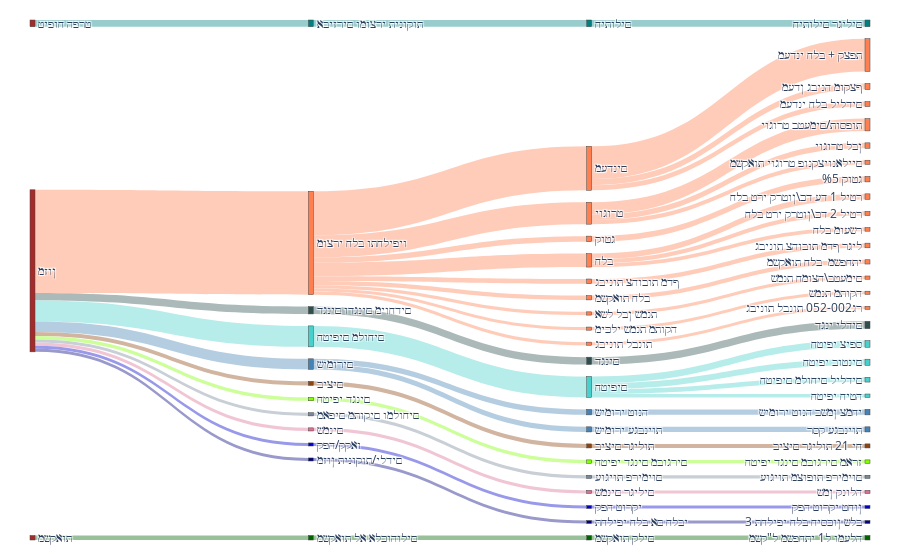
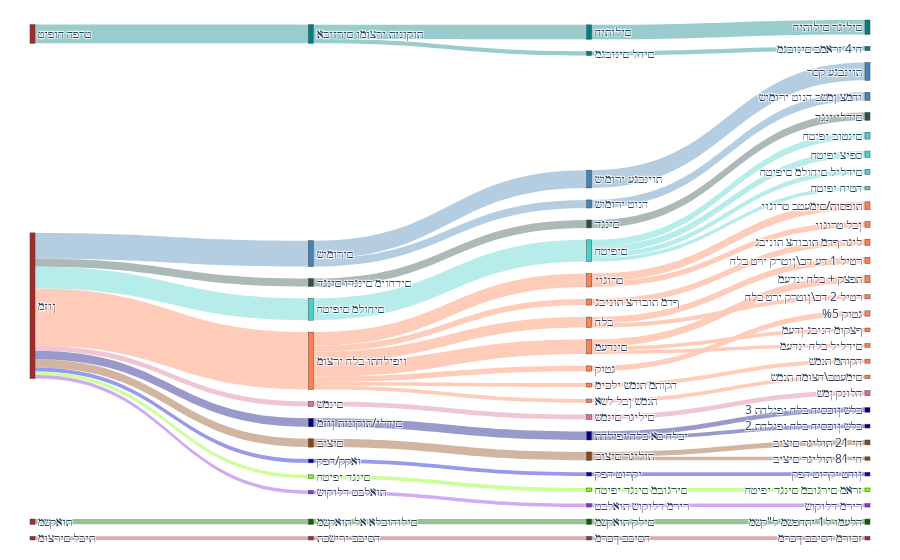
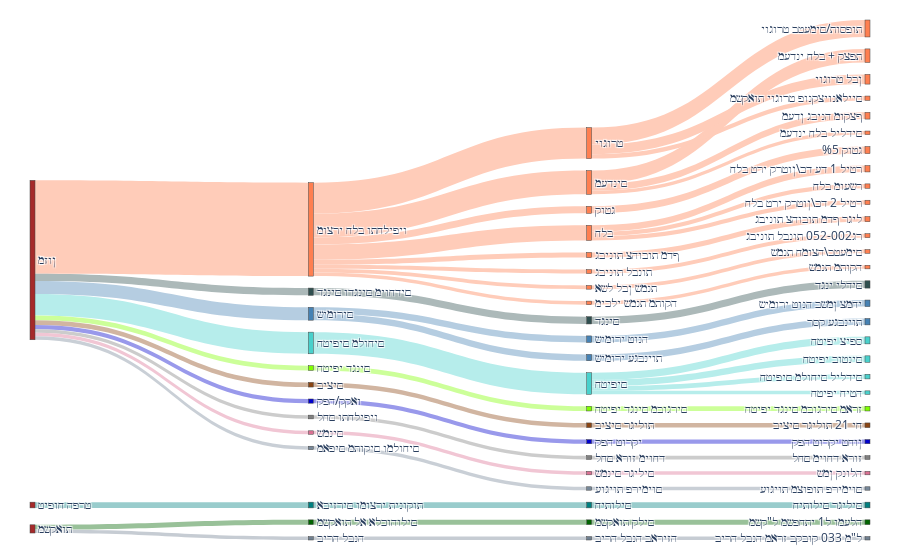
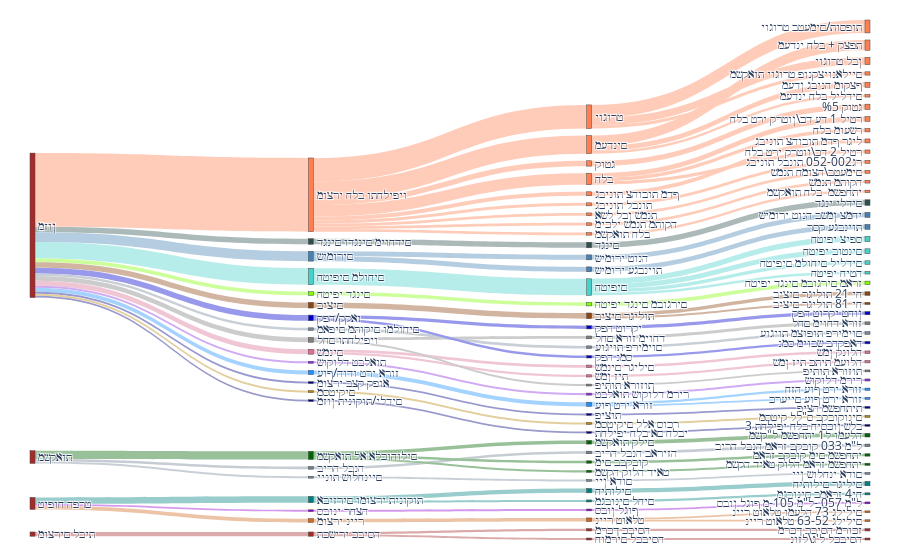

Notebook code for these charts, in order:
### Code cell
X, i_t_n, clf, importance_matrix = run_experiment(price_vectors, [3], n_clusters=8, norm='user', tf_function=None, idf_function=None)
viz_silhoette(X, clf, 8, title='Silhoette score using prices[only level 3]')
viz_clustering(X, i_t_n, clf)

### Figure 1 — Plotly figure (JSON) as saved in the notebook; plotly's stock layout.template omitted (floating-point values rounded to 4 significant figures)
{"data": [{"link": {"color": ["#ffccb9", "#ffccb9", "#ffccb9", "#ffccb9", "#ffccb9", "#acb9b9", "#acb9b9", "#acb9b9", "#99cccc", "#99cccc", "#99cccc", "#b6edeb", "#b6edeb", "#b6edeb", "#ffccb9", "#b6edeb", "#ffccb9", "#ffccb9", "#ffccb9", "#ffccb9", "#b5cde1", "#b5cde1", "#b5cde1", "#ffccb9", "#b5cde1", "#b5cde1", "#ffccb9", "#b6edeb", "#ffccb9", "#ffccb9", "#99c199", "#99c199", "#99c199", "#ffccb9", "#ffccb9", "#ffccb9", "#ffccb9", "#d1b5a1", "#d1b5a1", "#d1b5a1", "#ffccb9", "#b6edeb", "#ccff99", "#ccff99", "#ccff99", "#ffccb9", "#ffccb9", "#c9cfd6", "#c9cfd6", "#c9cfd6", "#f1c6d4", "#f1c6d4", "#f1c6d4", "#ffccb9", "#ffccb9", "#ffccb9", "#ffccb9", "#9999eb", "#9999eb", "#9999eb", "#9999cc", "#9999cc", "#9999cc"], "source": [2, 0, 3, 5, 0, 8, 6, 3, 11, 9, 12, 15, 13, 3, 2, 15, 19, 0, 21, 0, 24, 22, 3, 5, 27, 22, 2, 15, 31, 0, 34, 32, 35, 37, 0, 19, 5, 42, 40, 3, 19, 15, 47, 45, 3, 49, 0, 52, 50, 3, 55, 53, 3, 57, 0, 59, 0, 62, 60, 3, 65, 63, 3], "target": [1, 2, 0, 4, 5, 7, 8, 6, 10, 11, 9, 14, 15, 13, 16, 17, 18, 19, 20, 21, 23, 24, 22, 25, 26, 27, 28, 29, 30, 31, 33, 34, 32, 36, 37, 38, 39, 41, 42, 40, 43, 44, 46, 47, 45, 48, 49, 51, 52, 50, 54, 55, 53, 56, 57, 58, 59, 61, 62, 60, 64, 65, 63], "value": [0.4473, 0.6003, 1.409, 0.1682, 0.2993, 0.09995, 0.09995, 0.09995, 0.0919, 0.0919, 0.0919, 0.0906, 0.2859, 0.2859, 0.08424, 0.08377, 0.07585, 0.1834, 0.07534, 0.07534, 0.07485, 0.07485, 0.1447, 0.07389, 0.06982, 0.06982, 0.06875, 0.06507, 0.06343, 0.06343, 0.06172, 0.06172, 0.06172, 0.05831, 0.05831, 0.05807, 0.05727, 0.05519, 0.05519, 0.05519, 0.04952, 0.04648, 0.04625, 0.04625, 0.04625, 0.04437, 0.04437, 0.04345, 0.04345, 0.04345, 0.04273, 0.04273, 0.04273, 0.04269, 0.04269, 0.04218, 0.04218, 0.04183, 0.04183, 0.04183, 0.0414, 0.0414, 0.0414]}, "node": {"color": ["coral", "coral", "coral", "brown", "coral", "coral", "darkslategrey", "darkslategrey", "darkslategrey", "teal", "teal", "teal", "brown", "mediumturquoise", "mediumturquoise", "mediumturquoise", "coral", "mediumturquoise", "coral", "coral", "coral", "coral", "steelblue", "steelblue", "steelblue", "coral", "steelblue", "steelblue", "coral", "mediumturquoise", "coral", "coral", "darkgreen", "darkgreen", "darkgreen", "brown", "coral", "coral", "coral", "coral", "saddlebrown", "saddlebrown", "saddlebrown", "coral", "mediumturquoise", "chartreuse", "chartreuse", "chartreuse", "coral", "coral", "lightslategray", "lightslategray", "lightslategray", "palevioletred", "palevioletred", "palevioletred", "coral", "coral", "coral", "coral", "mediumblue", "mediumblue", "mediumblue", "navy", "navy", "navy"], "label": ["ויפילחתו בלח ירצומ", "תפצק + בלח ינדעמ", "םינדעמ", "ןוזמ", "תופסות/םימעטב טרוגוי", "טרוגוי", "םידחוימ םינגדו םינגד", "םידלי ינגד", "םינגד", "תוקונית ירצומו םירזיבא", "םיליגר םילותיח", "םילותיח", "טרפה חופיט", "םיחולמ םיפיטח", "ספיצ יפיטח", "םיפיטח", "ףצקומ הניבג ןדעמ", "םינטוב יפיטח", "רטיל 1 דע דכ\\ןוטרק ירט בלח", "בלח", "%5 גטוק", "גטוק", "םירומיש", "יחמצ ןמשב הנוט ירומיש", "הנוט ירומיש", "ןבל טרוגוי", "תוינבגע קסר", "תוינבגע ירומיש", "םידליל בלח ינדעמ", "םידליל םיחולמ םיפיטח", "ליגר ףדמ תובוהצ תוניבג", "ףדמ תובוהצ תוניבג", "םילוהוכלא אל תואקשמ", "הלעמו ל1 יתחפשמ ל\"קשמ", "םילק תואקשמ", "תואקשמ", "יתחפשמ  בלח תואקשמ", "בלח תואקשמ", "רטיל 2 דכ\\ןוטרק ירט בלח", "םיילאנויצקנופ טרוגוי תואקשמ", "םיציב", "חי 21 תוליגר םיציב", "תוליגר םיציב", "רשעומ בלח", "הטיח יפיטח", "םינגד יפיטח", "זראמ םירגובמ םינגד יפיטח", "םירגובמ םינגד יפיטח", "םימעטב\\הצומח תנמש", "תנמש ןבל לשא", "םיחולמו םיקותמ םיפאמ", "םוימירפ תופוצמ תויגוע", "םוימירפ תויגוע", "םינמש", "הלונק ןמש", "םיליגר םינמש", "הקותמ תנמש", "הקותמ תנמש ילכימ", "רג052-002 תונבל תוניבג", "תונבל תוניבג", "ואקק/הפק", "ןוחט יקרוט הפק", "יקרוט הפק", "םידלי/תוקונית ןוזמ", "3 בלש ןוכסיח בלח יפילחת", "יבלח םא בלח יפילחת"], "pad": 50, "thickness": 5}, "type": "sankey"}], "layout": {"margin": {"b": 20, "l": 30, "r": 30, "t": 20}}}

### Figure 2 — Plotly figure (JSON) as saved in the notebook; plotly's stock layout.template omitted (floating-point values rounded to 4 significant figures)
{"data": [{"link": {"color": ["#b5cde1", "#b5cde1", "#b5cde1", "#99cccc", "#99cccc", "#99cccc", "#b5cde1", "#b5cde1", "#ffccb9", "#ffccb9", "#ffccb9", "#acb9b9", "#acb9b9", "#acb9b9", "#ffccb9", "#ffccb9", "#b6edeb", "#b6edeb", "#b6edeb", "#b6edeb", "#ffccb9", "#ffccb9", "#ffccb9", "#ffccb9", "#ffccb9", "#99c199", "#99c199", "#99c199", "#ffccb9", "#ffccb9", "#f1c6d4", "#f1c6d4", "#f1c6d4", "#d1b5a1", "#d1b5a1", "#d1b5a1", "#b6edeb", "#9999cc", "#9999cc", "#9999cc", "#99cccc", "#99cccc", "#ffccb9", "#ffccb9", "#ffccb9", "#9999cc", "#9999eb", "#9999eb", "#9999eb", "#dbaaaa", "#dbaaaa", "#dbaaaa", "#b6edeb", "#ccff99", "#ccff99", "#ccff99", "#ffccb9", "#ffccb9", "#ffccb9", "#ffccb9", "#d0aaf3", "#d0aaf3", "#d0aaf3", "#d1b5a1"], "source": [2, 0, 3, 6, 4, 7, 9, 0, 12, 10, 3, 15, 13, 3, 17, 10, 20, 18, 3, 20, 23, 10, 25, 10, 12, 29, 27, 30, 32, 10, 35, 33, 3, 38, 36, 3, 20, 42, 40, 3, 44, 4, 23, 47, 10, 42, 51, 49, 3, 54, 52, 55, 20, 59, 57, 3, 17, 62, 10, 17, 66, 64, 3, 38], "target": [1, 2, 0, 5, 6, 4, 8, 9, 11, 12, 10, 14, 15, 13, 16, 17, 19, 20, 18, 21, 22, 23, 24, 25, 26, 28, 29, 27, 31, 32, 34, 35, 33, 37, 38, 36, 39, 41, 42, 40, 43, 44, 45, 46, 47, 48, 50, 51, 49, 53, 54, 52, 56, 58, 59, 57, 60, 61, 62, 63, 65, 66, 64, 67], "value": [0.2296, 0.2296, 0.334, 0.1854, 0.1854, 0.2407, 0.1045, 0.1045, 0.1025, 0.1735, 0.7397, 0.1022, 0.1022, 0.1022, 0.09381, 0.1869, 0.08851, 0.2808, 0.2808, 0.08341, 0.08077, 0.1344, 0.07904, 0.07904, 0.07103, 0.06887, 0.06887, 0.06887, 0.06805, 0.06805, 0.06348, 0.06348, 0.06348, 0.06297, 0.1076, 0.1076, 0.06152, 0.06041, 0.11, 0.11, 0.05532, 0.05532, 0.05365, 0.05119, 0.05119, 0.0496, 0.0488, 0.0488, 0.0488, 0.04736, 0.04736, 0.04736, 0.04731, 0.04723, 0.04723, 0.04723, 0.04699, 0.04659, 0.04659, 0.04609, 0.04492, 0.04492, 0.04492, 0.04461]}, "node": {"color": ["steelblue", "steelblue", "steelblue", "brown", "teal", "teal", "teal", "brown", "steelblue", "steelblue", "coral", "coral", "coral", "darkslategrey", "darkslategrey", "darkslategrey", "coral", "coral", "mediumturquoise", "mediumturquoise", "mediumturquoise", "mediumturquoise", "coral", "coral", "coral", "coral", "coral", "darkgreen", "darkgreen", "darkgreen", "brown", "coral", "coral", "palevioletred", "palevioletred", "palevioletred", "saddlebrown", "saddlebrown", "saddlebrown", "mediumturquoise", "navy", "navy", "navy", "teal", "teal", "coral", "coral", "coral", "navy", "mediumblue", "mediumblue", "mediumblue", "brown", "brown", "brown", "brown", "mediumturquoise", "chartreuse", "chartreuse", "chartreuse", "coral", "coral", "coral", "coral", "blueviolet", "blueviolet", "blueviolet", "saddlebrown"], "label": ["םירומיש", "תוינבגע קסר", "תוינבגע ירומיש", "ןוזמ", "תוקונית ירצומו םירזיבא", "םיליגר םילותיח", "םילותיח", "טרפה חופיט", "יחמצ ןמשב הנוט ירומיש", "הנוט ירומיש", "ויפילחתו בלח ירצומ", "תופסות/םימעטב טרוגוי", "טרוגוי", "םידחוימ םינגדו םינגד", "םידלי ינגד", "םינגד", "תפצק + בלח ינדעמ", "םינדעמ", "םיחולמ םיפיטח", "םינטוב יפיטח", "םיפיטח", "ספיצ יפיטח", "רטיל 1 דע דכ\\ןוטרק ירט בלח", "בלח", "ליגר ףדמ תובוהצ תוניבג", "ףדמ תובוהצ תוניבג", "ןבל טרוגוי", "םילוהוכלא אל תואקשמ", "הלעמו ל1 יתחפשמ ל\"קשמ", "םילק תואקשמ", "תואקשמ", "%5 גטוק", "גטוק", "םינמש", "הלונק ןמש", "םיליגר םינמש", "םיציב", "חי 21 תוליגר םיציב", "תוליגר םיציב", "םידליל םיחולמ םיפיטח", "םידלי/תוקונית ןוזמ", "3 בלש ןוכסיח בלח יפילחת", "יבלח םא בלח יפילחת", "חי4 זראמב םינובגמ", "םיחל םינובגמ", "רטיל 2 דכ\\ןוטרק ירט בלח", "הקותמ תנמש", "הקותמ תנמש ילכימ", "2 בלש ןוכסיח בלח יפילחת", "ואקק/הפק", "ןוחט יקרוט הפק", "יקרוט הפק", "הסיבכ ירישכת", "זכורמ הסיבכ ךכרמ", "הסיבכ ךכרמ", "תיבל םירצומ", "הטיח יפיטח", "םינגד יפיטח", "זראמ םירגובמ םינגד יפיטח", "םירגובמ םינגד יפיטח", "ףצקומ הניבג ןדעמ", "םימעטב\\הצומח תנמש", "תנמש ןבל לשא", "םידליל בלח ינדעמ", "תואלבט דלוקוש", "רירמ דלוקוש", "רירמ דלוקוש תואלבט", "חי 81 תוליגר םיציב"], "pad": 50, "thickness": 5}, "type": "sankey"}], "layout": {"margin": {"b": 20, "l": 30, "r": 30, "t": 20}}}

### Figure 3 — Plotly figure (JSON) as saved in the notebook; plotly's stock layout.template omitted (floating-point values rounded to 4 significant figures)
{"data": [{"link": {"color": ["#ffccb9", "#ffccb9", "#ffccb9", "#ffccb9", "#ffccb9", "#ffccb9", "#acb9b9", "#acb9b9", "#acb9b9", "#ffccb9", "#ffccb9", "#b6edeb", "#b6edeb", "#b6edeb", "#ffccb9", "#b5cde1", "#b5cde1", "#b5cde1", "#b6edeb", "#ffccb9", "#ffccb9", "#b5cde1", "#b5cde1", "#99cccc", "#99cccc", "#99cccc", "#ffccb9", "#ffccb9", "#99c199", "#99c199", "#99c199", "#ccff99", "#ccff99", "#ccff99", "#d1b5a1", "#d1b5a1", "#d1b5a1", "#b6edeb", "#ffccb9", "#ffccb9", "#ffccb9", "#9999eb", "#9999eb", "#9999eb", "#ffccb9", "#ffccb9", "#cccccc", "#cccccc", "#cccccc", "#ffccb9", "#ffccb9", "#ffccb9", "#ffccb9", "#ffccb9", "#b6edeb", "#f1c6d4", "#f1c6d4", "#f1c6d4", "#c9cfd6", "#c9cfd6", "#c9cfd6", "#c6ccd3", "#c6ccd3", "#c6ccd3"], "source": [2, 0, 3, 5, 0, 2, 9, 7, 3, 11, 0, 14, 12, 3, 5, 18, 16, 3, 14, 21, 0, 23, 16, 26, 24, 27, 29, 0, 32, 30, 33, 36, 34, 3, 39, 37, 3, 14, 21, 21, 2, 46, 44, 3, 48, 0, 51, 49, 3, 53, 0, 55, 0, 5, 14, 60, 58, 3, 63, 61, 3, 66, 64, 33], "target": [1, 2, 0, 4, 5, 6, 8, 9, 7, 10, 11, 13, 14, 12, 15, 17, 18, 16, 19, 20, 21, 22, 23, 25, 26, 24, 28, 29, 31, 32, 30, 35, 36, 34, 38, 39, 37, 40, 41, 42, 43, 45, 46, 44, 47, 48, 50, 51, 49, 52, 53, 54, 55, 56, 57, 59, 60, 58, 62, 63, 61, 65, 66, 64], "value": [0.2044, 0.3737, 1.126, 0.1629, 0.287, 0.117, 0.08781, 0.08781, 0.08781, 0.08504, 0.08504, 0.08494, 0.2608, 0.2608, 0.08134, 0.07869, 0.07869, 0.1553, 0.07793, 0.07698, 0.1824, 0.07658, 0.07658, 0.06893, 0.06893, 0.06893, 0.06261, 0.06261, 0.05786, 0.05786, 0.05786, 0.05649, 0.05649, 0.05649, 0.05617, 0.05617, 0.05617, 0.05603, 0.0528, 0.05265, 0.05226, 0.05069, 0.05069, 0.05069, 0.04768, 0.04768, 0.04461, 0.04461, 0.04461, 0.04456, 0.04456, 0.04327, 0.04327, 0.04271, 0.04188, 0.04171, 0.04171, 0.04171, 0.04132, 0.04132, 0.04132, 0.04114, 0.04114, 0.04114]}, "node": {"color": ["coral", "coral", "coral", "brown", "coral", "coral", "coral", "darkslategrey", "darkslategrey", "darkslategrey", "coral", "coral", "mediumturquoise", "mediumturquoise", "mediumturquoise", "coral", "steelblue", "steelblue", "steelblue", "mediumturquoise", "coral", "coral", "steelblue", "steelblue", "teal", "teal", "teal", "brown", "coral", "coral", "darkgreen", "darkgreen", "darkgreen", "brown", "chartreuse", "chartreuse", "chartreuse", "saddlebrown", "saddlebrown", "saddlebrown", "mediumturquoise", "coral", "coral", "coral", "mediumblue", "mediumblue", "mediumblue", "coral", "coral", "grey", "grey", "grey", "coral", "coral", "coral", "coral", "coral", "mediumturquoise", "palevioletred", "palevioletred", "palevioletred", "lightslategray", "lightslategray", "lightslategray", "slategray", "slategray", "slategray"], "label": ["ויפילחתו בלח ירצומ", "תופסות/םימעטב טרוגוי", "טרוגוי", "ןוזמ", "תפצק + בלח ינדעמ", "םינדעמ", "ןבל טרוגוי", "םידחוימ םינגדו םינגד", "םידלי ינגד", "םינגד", "%5 גטוק", "גטוק", "םיחולמ םיפיטח", "ספיצ יפיטח", "םיפיטח", "ףצקומ הניבג ןדעמ", "םירומיש", "יחמצ ןמשב הנוט ירומיש", "הנוט ירומיש", "םינטוב יפיטח", "רטיל 1 דע דכ\\ןוטרק ירט בלח", "בלח", "תוינבגע קסר", "תוינבגע ירומיש", "תוקונית ירצומו םירזיבא", "םיליגר םילותיח", "םילותיח", "טרפה חופיט", "ליגר ףדמ תובוהצ תוניבג", "ףדמ תובוהצ תוניבג", "םילוהוכלא אל תואקשמ", "הלעמו ל1 יתחפשמ ל\"קשמ", "םילק תואקשמ", "תואקשמ", "םינגד יפיטח", "זראמ םירגובמ םינגד יפיטח", "םירגובמ םינגד יפיטח", "םיציב", "חי 21 תוליגר םיציב", "תוליגר םיציב", "םידליל םיחולמ םיפיטח", "רשעומ בלח", "רטיל 2 דכ\\ןוטרק ירט בלח", "םיילאנויצקנופ טרוגוי תואקשמ", "ואקק/הפק", "ןוחט יקרוט הפק", "יקרוט הפק", "רג052-002 תונבל תוניבג", "תונבל תוניבג", "ויפילחתו םחל", "זורא דחוימ םחל", "דחוימ זורא םחל", "םימעטב\\הצומח תנמש", "תנמש ןבל לשא", "הקותמ תנמש", "הקותמ תנמש ילכימ", "םידליל בלח ינדעמ", "הטיח יפיטח", "םינמש", "הלונק ןמש", "םיליגר םינמש", "םיחולמו םיקותמ םיפאמ", "םוימירפ תופוצמ תויגוע", "םוימירפ תויגוע", "הנבל הריב", "ל\"מ 033 קובקב זראמ הנבל הריב", "הזיראב הנבל הריב"], "pad": 50, "thickness": 5}, "type": "sankey"}], "layout": {"margin": {"b": 20, "l": 30, "r": 30, "t": 20}}}

### Figure 4 — Plotly figure (JSON) as saved in the notebook; plotly's stock layout.template omitted (floating-point values rounded to 4 significant figures)
{"data": [{"link": {"color": ["#ffccb9", "#ffccb9", "#ffccb9", "#ffccb9", "#ffccb9", "#ffccb9", "#acb9b9", "#acb9b9", "#acb9b9", "#ffccb9", "#ffccb9", "#b6edeb", "#b6edeb", "#b6edeb", "#ffccb9", "#b5cde1", "#b5cde1", "#b5cde1", "#b6edeb", "#ffccb9", "#ffccb9", "#b5cde1", "#b5cde1", "#99cccc", "#99cccc", "#99cccc", "#ffccb9", "#ffccb9", "#99c199", "#99c199", "#99c199", "#ccff99", "#ccff99", "#ccff99", "#d1b5a1", "#d1b5a1", "#d1b5a1", "#b6edeb", "#ffccb9", "#ffccb9", "#ffccb9", "#9999eb", "#9999eb", "#9999eb", "#ffccb9", "#ffccb9", "#cccccc", "#cccccc", "#cccccc", "#ffccb9", "#ffccb9", "#ffccb9", "#ffccb9", "#ffccb9", "#b6edeb", "#f1c6d4", "#f1c6d4", "#f1c6d4", "#c9cfd6", "#c9cfd6", "#c9cfd6", "#c6ccd3", "#c6ccd3", "#c6ccd3", "#ffccb9", "#ffccb9", "#9999eb", "#9999eb", "#99c199", "#99c199", "#dbaaaa", "#dbaaaa", "#dbaaaa", "#a5d3ff", "#a5d3ff", "#a5d3ff", "#f1c6d4", "#f1c6d4", "#99c199", "#99c199", "#d1b5a1", "#d0aaf3", "#d0aaf3", "#d0aaf3", "#99cccc", "#99cccc", "#9999d1", "#9999d1", "#9999d1", "#dbaaaa", "#dbaaaa", "#e3cf9d", "#e3cf9d", "#e3cf9d", "#cccccc", "#cccccc", "#c9cfd6", "#c9cfd6", "#c9cfd6", "#a5d3ff", "#d499ed", "#d499ed", "#d499ed", "#edc3a5", "#edc3a5", "#edc3a5", "#edc3a5", "#9999cc", "#9999cc", "#9999cc"], "source": [2, 0, 3, 5, 0, 2, 9, 7, 3, 11, 0, 14, 12, 3, 5, 18, 16, 3, 14, 21, 0, 23, 16, 26, 24, 27, 29, 0, 32, 30, 33, 36, 34, 3, 39, 37, 3, 14, 21, 21, 2, 46, 44, 3, 48, 0, 51, 49, 3, 53, 0, 55, 0, 5, 14, 60, 58, 3, 63, 61, 3, 66, 64, 33, 68, 0, 70, 44, 72, 30, 75, 73, 76, 79, 77, 3, 81, 58, 83, 30, 39, 87, 85, 3, 89, 24, 92, 90, 3, 94, 73, 97, 95, 3, 99, 49, 102, 100, 33, 79, 106, 104, 27, 109, 107, 27, 109, 113, 111, 3], "target": [1, 2, 0, 4, 5, 6, 8, 9, 7, 10, 11, 13, 14, 12, 15, 17, 18, 16, 19, 20, 21, 22, 23, 25, 26, 24, 28, 29, 31, 32, 30, 35, 36, 34, 38, 39, 37, 40, 41, 42, 43, 45, 46, 44, 47, 48, 50, 51, 49, 52, 53, 54, 55, 56, 57, 59, 60, 58, 62, 63, 61, 65, 66, 64, 67, 68, 69, 70, 71, 72, 74, 75, 73, 78, 79, 77, 80, 81, 82, 83, 84, 86, 87, 85, 88, 89, 91, 92, 90, 93, 94, 96, 97, 95, 98, 99, 101, 102, 100, 103, 105, 106, 104, 108, 109, 107, 110, 112, 113, 111], "value": [0.2044, 0.3737, 1.167, 0.1629, 0.287, 0.117, 0.08781, 0.08781, 0.08781, 0.08504, 0.08504, 0.08494, 0.2608, 0.2608, 0.08134, 0.07869, 0.07869, 0.1553, 0.07793, 0.07698, 0.1824, 0.07658, 0.07658, 0.06893, 0.06893, 0.1014, 0.06261, 0.06261, 0.05786, 0.05786, 0.1294, 0.05649, 0.05649, 0.05649, 0.05617, 0.08947, 0.08947, 0.05603, 0.0528, 0.05265, 0.05226, 0.05069, 0.05069, 0.08914, 0.04768, 0.04768, 0.04461, 0.04461, 0.07492, 0.04456, 0.04456, 0.04327, 0.04327, 0.04271, 0.04188, 0.04171, 0.04171, 0.07742, 0.04132, 0.04132, 0.04132, 0.04114, 0.04114, 0.04114, 0.04043, 0.04043, 0.03845, 0.03845, 0.03776, 0.03776, 0.03597, 0.03597, 0.06721, 0.03586, 0.0659, 0.0659, 0.03571, 0.03571, 0.03375, 0.03375, 0.03329, 0.03256, 0.03256, 0.03256, 0.03247, 0.03247, 0.03126, 0.03126, 0.03126, 0.03125, 0.03125, 0.03112, 0.03112, 0.03112, 0.03031, 0.03031, 0.03029, 0.03029, 0.03029, 0.03004, 0.02918, 0.02918, 0.02918, 0.02906, 0.05786, 0.05786, 0.0288, 0.02864, 0.02864, 0.02864]}, "node": {"color": ["coral", "coral", "coral", "brown", "coral", "coral", "coral", "darkslategrey", "darkslategrey", "darkslategrey", "coral", "coral", "mediumturquoise", "mediumturquoise", "mediumturquoise", "coral", "steelblue", "steelblue", "steelblue", "mediumturquoise", "coral", "coral", "steelblue", "steelblue", "teal", "teal", "teal", "brown", "coral", "coral", "darkgreen", "darkgreen", "darkgreen", "brown", "chartreuse", "chartreuse", "chartreuse", "saddlebrown", "saddlebrown", "saddlebrown", "mediumturquoise", "coral", "coral", "coral", "mediumblue", "mediumblue", "mediumblue", "coral", "coral", "grey", "grey", "grey", "coral", "coral", "coral", "coral", "coral", "mediumturquoise", "palevioletred", "palevioletred", "palevioletred", "lightslategray", "lightslategray", "lightslategray", "slategray", "slategray", "slategray", "coral", "coral", "mediumblue", "mediumblue", "darkgreen", "darkgreen", "brown", "brown", "brown", "brown", "dodgerblue", "dodgerblue", "dodgerblue", "palevioletred", "palevioletred", "darkgreen", "darkgreen", "saddlebrown", "blueviolet", "blueviolet", "blueviolet", "teal", "teal", "darkblue", "darkblue", "darkblue", "brown", "brown", "darkgoldenrod", "darkgoldenrod", "darkgoldenrod", "grey", "grey", "lightslategrey", "lightslategrey", "lightslategrey", "dodgerblue", "darkviolet", "darkviolet", "darkviolet", "chocolate", "chocolate", "chocolate", "chocolate", "navy", "navy", "navy"], "label": ["ויפילחתו בלח ירצומ", "תופסות/םימעטב טרוגוי", "טרוגוי", "ןוזמ", "תפצק + בלח ינדעמ", "םינדעמ", "ןבל טרוגוי", "םידחוימ םינגדו םינגד", "םידלי ינגד", "םינגד", "%5 גטוק", "גטוק", "םיחולמ םיפיטח", "ספיצ יפיטח", "םיפיטח", "ףצקומ הניבג ןדעמ", "םירומיש", "יחמצ ןמשב הנוט ירומיש", "הנוט ירומיש", "םינטוב יפיטח", "רטיל 1 דע דכ\\ןוטרק ירט בלח", "בלח", "תוינבגע קסר", "תוינבגע ירומיש", "תוקונית ירצומו םירזיבא", "םיליגר םילותיח", "םילותיח", "טרפה חופיט", "ליגר ףדמ תובוהצ תוניבג", "ףדמ תובוהצ תוניבג", "םילוהוכלא אל תואקשמ", "הלעמו ל1 יתחפשמ ל\"קשמ", "םילק תואקשמ", "תואקשמ", "םינגד יפיטח", "זראמ םירגובמ םינגד יפיטח", "םירגובמ םינגד יפיטח", "םיציב", "חי 21 תוליגר םיציב", "תוליגר םיציב", "םידליל םיחולמ םיפיטח", "רשעומ בלח", "רטיל 2 דכ\\ןוטרק ירט בלח", "םיילאנויצקנופ טרוגוי תואקשמ", "ואקק/הפק", "ןוחט יקרוט הפק", "יקרוט הפק", "רג052-002 תונבל תוניבג", "תונבל תוניבג", "ויפילחתו םחל", "זורא דחוימ םחל", "דחוימ זורא םחל", "םימעטב\\הצומח תנמש", "תנמש ןבל לשא", "הקותמ תנמש", "הקותמ תנמש ילכימ", "םידליל בלח ינדעמ", "הטיח יפיטח", "םינמש", "הלונק ןמש", "םיליגר םינמש", "םיחולמו םיקותמ םיפאמ", "םוימירפ תופוצמ תויגוע", "םוימירפ תויגוע", "הנבל הריב", "ל\"מ 033 קובקב זראמ הנבל הריב", "הזיראב הנבל הריב", "יתחפשמ  בלח תואקשמ", "בלח תואקשמ", "האפקהב שבוימ סמנ", "סמנ הפק", "יתחפשמ םימ קובקב זראמ", "קובקבב םימ", "הסיבכ ירישכת", "זכורמ הסיבכ ךכרמ", "הסיבכ ךכרמ", "תיבל םירצומ", "זורא ירט ודוה/ףוע", "זורא ירט ףוע הזח", "זורא ירט ףוע", "הלועמ תיתכ תיז ןמש", "תיז ןמש", "יתחפשמ זראמ הלוק טאיד הקשמ", "טאיד הלוק הקשמ", "חי 81 תוליגר םיציב", "תואלבט דלוקוש", "רירמ דלוקוש", "רירמ דלוקוש תואלבט", "חי4 זראמב םינובגמ", "םיחל םינובגמ", "אופק קצב ירצומ", "תיתחפשמ הציפ", "תוציפ", "הסיבכל ל'ג\\לזונ", "הסיבכל םירמוח", "םיקיטסמ", "םינוקובקב ס\"לל קיטסמ", "רכוס אלל םיקיטסמ", "תוזורא תותיפ", "תוזורא תותיפ", "םיינחלוש תוניי", "םודא ינחלוש ןיי", "םודא ןיי", "זורא ירט ףוע םייערכ", "הצחר ינובס", "ל\"מ 057 -ל\"מ 105-מ ףוגל ןובס", "ףוגל ןובס", "ריינ ירצומ", "םילילג 73 הלעמו טלאוט ריינ", "טלאוט ריינ", "םילילג 63-52 טלאוט ריינ", "םידלי/תוקונית ןוזמ", "3 בלש ןוכסיח בלח יפילחת", "יבלח םא בלח יפילחת"], "pad": 50, "thickness": 5}, "type": "sankey"}], "layout": {"margin": {"b": 20, "l": 30, "r": 30, "t": 20}}}
